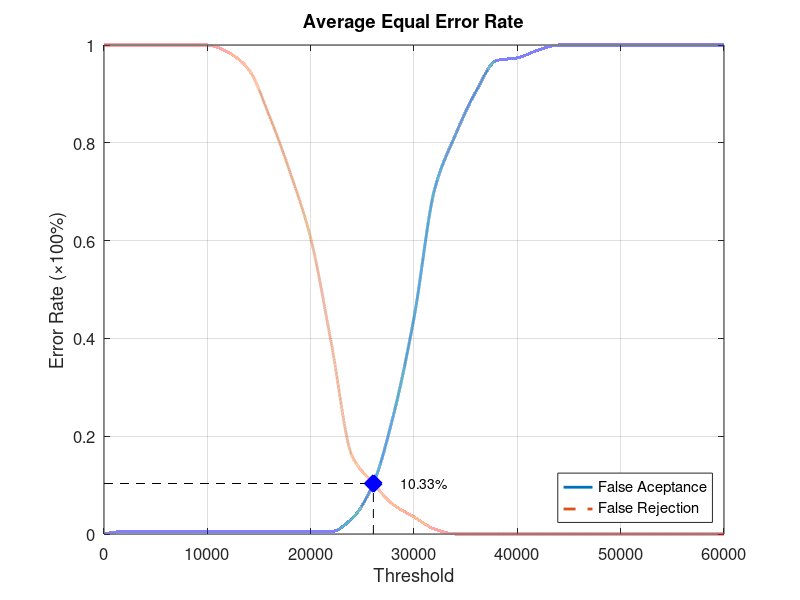
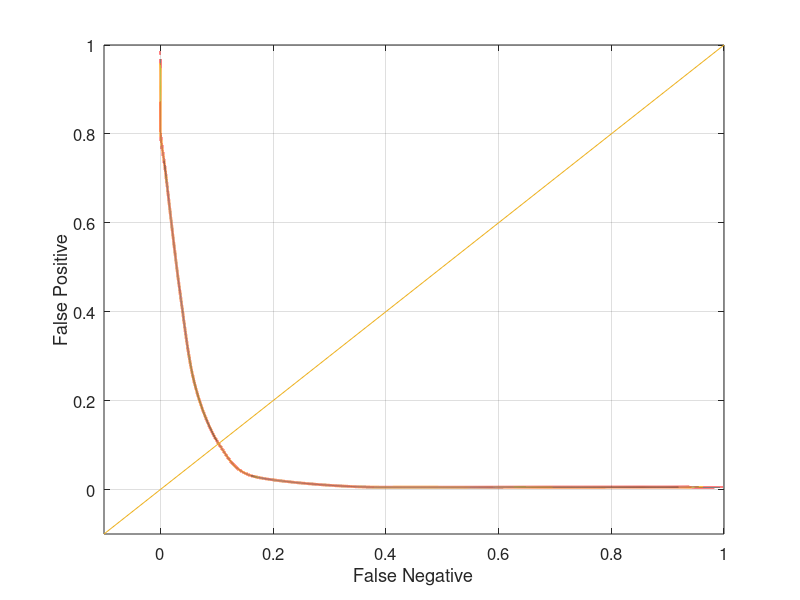

Here is the MATLAB script that generated these plots, in order:
function yEER = Database2_3
close all;
clear;
clc;
x = 0:2000:60000;
xq = 0:0.5:60000;

y0 = [0 0.00526316 0.00526316 0.00526316 0.00526316 0.00526316 0.00526316 0.00526316 0.00526316 0.00526316 0.00526316 0.00526316 0.0315789 0.1 0.242105 0.442105 0.705263 0.815789 0.905263 0.968421 0.973684 0.989474 1 1 1 1 1 1 1 1 1];
yy0 = interp1(x, y0, xq, 'pchip');
y1 = [1 1 1 1 1 1 0.985 0.95 0.855 0.74 0.605 0.39 0.16 0.105 0.06 0.035 0.01 0 0 0 0 0 0 0 0 0 0 0 0 0 0];
yy1 = interp1(x, y1, xq, 'pchip');

% Calculating EER: 
y2 = abs(y0 - y1);
find(y2 == min(y2))
yy2 = abs(yy0 - yy1);
xEER = find(yy2 == min(yy2));
xEERIndex = xq(xEER) % X-axis EER
yEER = yy0(xEER) % Y-axis EER

main = figure
plot(xq, yy0,'-','LineWidth', 2);	hold on
plot(xq, yy1,'--','LineWidth', 2);	hold on
plot([xEERIndex xEERIndex], [0 yEER], 'k--');	hold on
plot([0 xEERIndex], [yEER yEER], 'k--');	hold on
plot(xEERIndex, yEER, 'bx', 'LineWidth', 10);	hold on
text(xEERIndex + 10 * xEERIndex / 100, yEER, [num2str(round((10000 * yEER)) / 100) '%'])
legend('False Aceptance', 'False Rejection', 'Location', 'SouthEast')
xlabel('Threshold')
ylabel('Error Rate (\times100%)')
title('Average Equal Error Rate')
set(gca, 'FontSize', 12)
axis([0 60000 0 1])
grid on

print(main, 'Database2_3Main', '-dpng');
FNRxFPR = figure('Color', [1 1 1]);
plot(yy1, yy0, '-', yy1, yy0, 'LineWidth', 2);
hold on
y = -0.1:0.1:1
plot(y, y); 
set(gca, 'FontSize', 12)
xlabel('False Negative')
ylabel('False Positive')
axis([-0.1 1 -0.1 1])
set(gca, 'FontSize', 12)
grid on

print(FNRxFPR, 'Database2_3FNRxFPR','-dpng');
end
